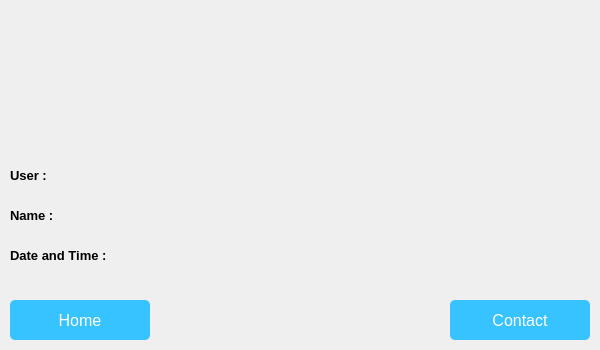
<?xml version="1.0" encoding="UTF-8"?>
<ui version="4.0">
 <class>Dialog</class>
 <widget class="QDialog" name="Dialog">
  <property name="geometry">
   <rect>
    <x>0</x>
    <y>0</y>
    <width>600</width>
    <height>350</height>
   </rect>
  </property>
  <property name="windowTitle">
   <string>Dialog</string>
  </property>
  <widget class="QWidget" name="widget" native="true">
   <property name="geometry">
    <rect>
     <x>0</x>
     <y>0</y>
     <width>600</width>
     <height>350</height>
    </rect>
   </property>
   <property name="styleSheet">
    <string notr="true"/>
   </property>
   <widget class="QLabel" name="Background_Label">
    <property name="geometry">
     <rect>
      <x>0</x>
      <y>0</y>
      <width>600</width>
      <height>350</height>
     </rect>
    </property>
    <property name="text">
     <string/>
    </property>
   </widget>
   <widget class="QPushButton" name="Contact_Button">
    <property name="geometry">
     <rect>
      <x>450</x>
      <y>300</y>
      <width>140</width>
      <height>40</height>
     </rect>
    </property>
    <property name="font">
     <font>
      <pointsize>12</pointsize>
     </font>
    </property>
    <property name="styleSheet">
     <string notr="true">QPushButton#Contact_Button
{
color: rgb(255, 255, 255);
	background-color: rgb(55, 195, 255);
border : 3px solide rgba(0,0,0,0);
   border-radius: 5px;
}
QPushButton#Contact_Button:hover
{
background-color: rgb(62, 168, 234);
   border : 3px solide rgba(0,0,0,0);
   border-radius: 5px;
}
QPushButton#Contact_Button:pressed
{
    
	color: rgb(0, 0, 0);
	background-color: rgb(62, 168, 234);
   border : 3px solide rgba(0,0,0,0);
   border-radius: 5px;
}</string>
    </property>
    <property name="text">
     <string>Contact</string>
    </property>
   </widget>
   <widget class="QPushButton" name="Home_Button">
    <property name="geometry">
     <rect>
      <x>10</x>
      <y>300</y>
      <width>140</width>
      <height>40</height>
     </rect>
    </property>
    <property name="font">
     <font>
      <pointsize>12</pointsize>
     </font>
    </property>
    <property name="styleSheet">
     <string notr="true">QPushButton#Home_Button
{
color: rgb(255, 255, 255);
	background-color: rgb(55, 195, 255);
border : 3px solide rgba(0,0,0,0);
   border-radius: 5px;
}
QPushButton#Home_Button:hover
{
background-color: rgb(62, 168, 234);
   border : 3px solide rgba(0,0,0,0);
   border-radius: 5px;
}
QPushButton#Home_Button:pressed
{
    
	color: rgb(0, 0, 0);
	background-color: rgb(62, 168, 234);
   border : 3px solide rgba(0,0,0,0);
   border-radius: 5px;
}</string>
    </property>
    <property name="text">
     <string>Home</string>
    </property>
   </widget>
   <widget class="QLabel" name="DateTime_Label">
    <property name="geometry">
     <rect>
      <x>10</x>
      <y>240</y>
      <width>151</width>
      <height>30</height>
     </rect>
    </property>
    <property name="font">
     <font>
      <pointsize>10</pointsize>
      <weight>75</weight>
      <bold>true</bold>
      <underline>false</underline>
     </font>
    </property>
    <property name="text">
     <string>Date and Time :</string>
    </property>
   </widget>
   <widget class="QLabel" name="DateTime_Label_2">
    <property name="geometry">
     <rect>
      <x>10</x>
      <y>200</y>
      <width>71</width>
      <height>30</height>
     </rect>
    </property>
    <property name="font">
     <font>
      <pointsize>10</pointsize>
      <weight>75</weight>
      <bold>true</bold>
      <underline>false</underline>
     </font>
    </property>
    <property name="text">
     <string>Name :</string>
    </property>
   </widget>
   <widget class="QLabel" name="DateTime_Label_3">
    <property name="geometry">
     <rect>
      <x>10</x>
      <y>160</y>
      <width>61</width>
      <height>30</height>
     </rect>
    </property>
    <property name="font">
     <font>
      <pointsize>10</pointsize>
      <weight>75</weight>
      <bold>true</bold>
      <underline>false</underline>
     </font>
    </property>
    <property name="text">
     <string>User :</string>
    </property>
   </widget>
   <widget class="QLabel" name="User_Message">
    <property name="geometry">
     <rect>
      <x>90</x>
      <y>160</y>
      <width>201</width>
      <height>30</height>
     </rect>
    </property>
    <property name="font">
     <font>
      <pointsize>10</pointsize>
      <weight>50</weight>
      <bold>false</bold>
      <underline>false</underline>
     </font>
    </property>
    <property name="text">
     <string/>
    </property>
   </widget>
   <widget class="QLabel" name="Name_Message">
    <property name="geometry">
     <rect>
      <x>90</x>
      <y>200</y>
      <width>201</width>
      <height>30</height>
     </rect>
    </property>
    <property name="font">
     <font>
      <pointsize>10</pointsize>
      <weight>50</weight>
      <bold>false</bold>
      <underline>false</underline>
     </font>
    </property>
    <property name="text">
     <string/>
    </property>
   </widget>
   <widget class="QLabel" name="DateTime_Message">
    <property name="geometry">
     <rect>
      <x>170</x>
      <y>240</y>
      <width>421</width>
      <height>30</height>
     </rect>
    </property>
    <property name="font">
     <font>
      <pointsize>10</pointsize>
      <weight>50</weight>
      <bold>false</bold>
      <underline>false</underline>
     </font>
    </property>
    <property name="text">
     <string/>
    </property>
   </widget>
   <zorder>Background_Label</zorder>
   <zorder>Home_Button</zorder>
   <zorder>Contact_Button</zorder>
   <zorder>DateTime_Label</zorder>
   <zorder>DateTime_Label_2</zorder>
   <zorder>DateTime_Label_3</zorder>
   <zorder>User_Message</zorder>
   <zorder>Name_Message</zorder>
   <zorder>DateTime_Message</zorder>
  </widget>
 </widget>
 <resources/>
 <connections/>
</ui>
